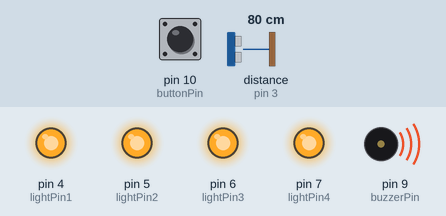
The sketch below on a simulated Arduino Uno, built with avr-gcc and run on an emulated ATmega328P. Parts: output pins drawn as LEDs (lit = HIGH), buzzer (waves = sounding). Wiring (inferred from the names in the program): ultrasonic range finder: trigger pin 11; echo pin 3. The inputs (shaded band) are chosen by the test bench; at power-on: pin 10 (buttonPin) LOW, distance to the obstacle (sensor on pin 3) 80 cm. The echo pulse lasts 58.3 µs per cm; pins used as bus, display or sensor lines are not drawn; what the sketch prints to the serial monitor is not drawn.

Above: at 0.04 s.
At 1.25 s:
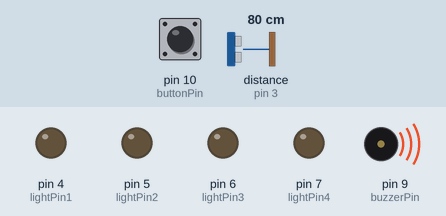
At 2.75 s:
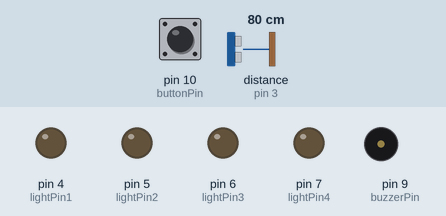
Timing chart, 0 to 3.0 s (numbered marks = the images above):
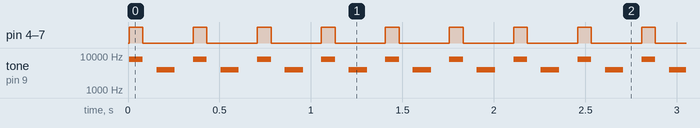

Measured:
- by itself, pin 4 (lightPin1), pin 5 (lightPin2), pin 6 (lightPin3), pin 7 (lightPin4): alternates HIGH for 0.08 s and LOW for 0.28 s
- by itself, tone on pin 9 (buzzerPin): repeats every 0.35 s: silent 0.08 s, 3951 Hz 0.10 s, silent 0.10 s, 7902 Hz 0.08 s

The sketch:

alarmsystem.ino
```cpp
int buzzerPin = 9;
int lightPin1 = 4;
int lightPin2 = 5;
int lightPin3 = 6;
int lightPin4 = 7;
int buttonPin = 10;
int buttonState = 0;
int trigPin = 11;
int echoPin = 3;
long duration = 0;
long distance = 0;
bool alarm = false;

void setup() {
  pinMode(buzzerPin, OUTPUT);
  pinMode(lightPin1, OUTPUT);
  pinMode(lightPin2, OUTPUT);
  pinMode(lightPin3, OUTPUT);
  pinMode(lightPin4, OUTPUT);
  pinMode(buttonPin, INPUT);
  pinMode(trigPin, OUTPUT);
  pinMode(echoPin,INPUT);
  Serial.begin(9600);
}

void loop() {
  buttonState = digitalRead(buttonPin);
  digitalWrite(trigPin, HIGH);
  delay(1);
  digitalWrite(trigPin,LOW);
  duration = pulseIn(echoPin,HIGH);
  distance=(duration * 0.034)/2;
  Serial.println(distance);
  if (distance < 100 ) {
    alarm = true;
    while (alarm = true) {
      digitalWrite(lightPin1, HIGH);
      digitalWrite(lightPin2, HIGH);
      digitalWrite(lightPin3, HIGH);
      digitalWrite(lightPin4, HIGH);
      tone(buzzerPin, 7902, 75);
      delay(75);
      digitalWrite(lightPin1, LOW);
      digitalWrite(lightPin2, LOW);
      digitalWrite(lightPin3, LOW);
      digitalWrite(lightPin4, LOW);
      noTone(buzzerPin);
      delay(75);
      tone(buzzerPin, 3951, 100);
      delay(100);
      noTone(buzzerPin);
      delay(100);
      digitalWrite(lightPin1, LOW);
      digitalWrite(lightPin2, LOW);
      digitalWrite(lightPin3, LOW);
      digitalWrite(lightPin4, LOW);
      noTone(buzzerPin);
    }
  }

}
```
